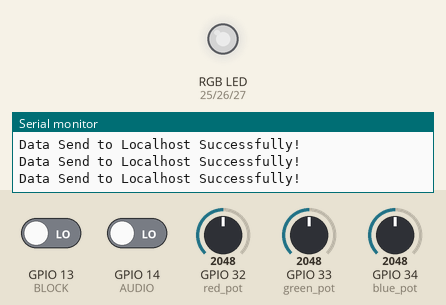
Recording of a sketch running on a simulated ESP32. Shown: an RGB LED mixed from three pins (HIGH = lit), the last lines printed to the serial monitor. The test bench sets the inputs (shaded band); at power-on: GPIO 32 (red_pot) = 2048, GPIO 33 (green_pot) = 2048, GPIO 34 (blue_pot) = 2048, GPIO 13 (BLOCK) LOW, GPIO 14 (AUDIO) LOW. Dim RGB values are drawn brighter than linear; WiFi joins after 1.5 s; servers stay silent unless stated; uploads are accepted with an empty reply.

Above: at 2.7 s.
2.8 s: GPIO 32 (red_pot) set to 1228
At 3.9 s:
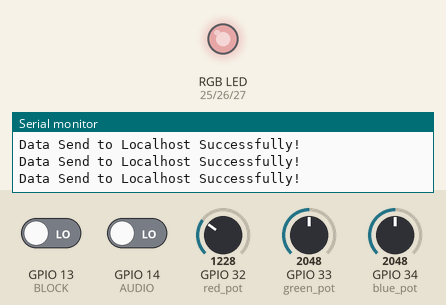
4.4 s: GPIO 33 (green_pot) set to 1228
At 5.3 s:
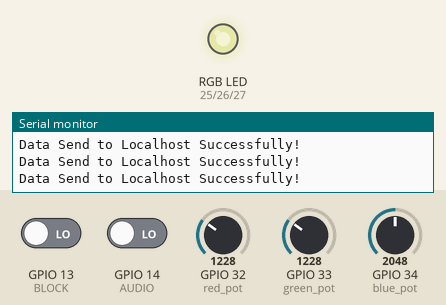
6.0 s: GPIO 34 (blue_pot) set to 1228
At 6.7 s:
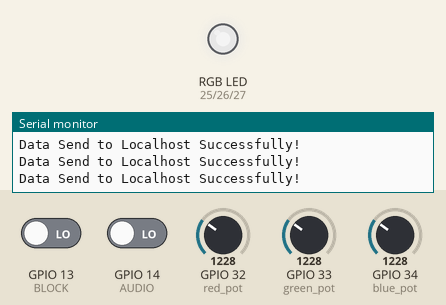
7.6 s: GPIO 32 (red_pot) set to 491
At 8.1 s:
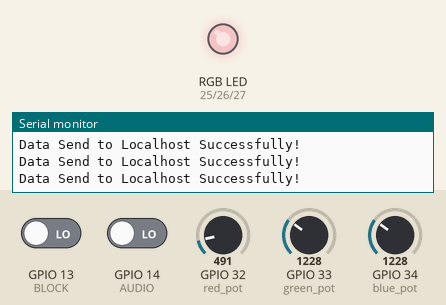
9.2 s: GPIO 33 (green_pot) set to 491
At 10.5 s:
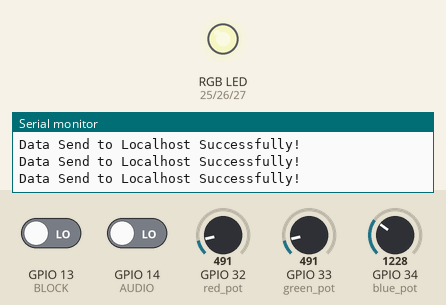
10.8 s: GPIO 34 (blue_pot) set to 491
At 12.1 s:
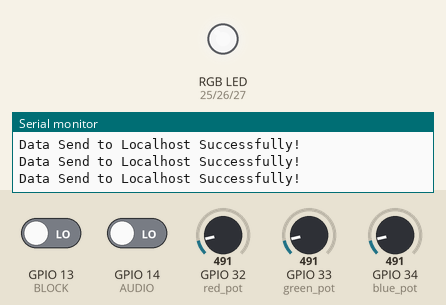
Timing chart, 0 to 13.4 s (numbered marks = the images above; inputs shaded):
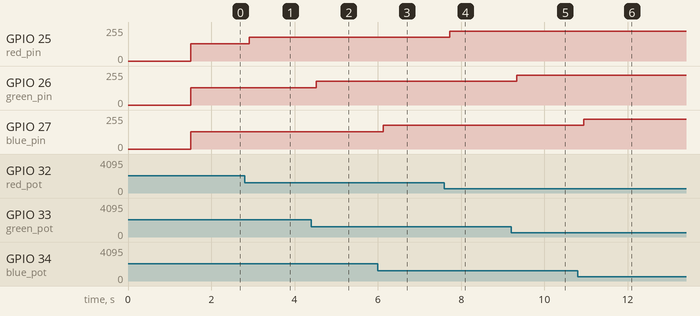

Measured:
- after the input at 2.8 s, GPIO 25 (red_pin): 128/255 → 178/255 after 0.11 s
- after the input at 4.4 s, GPIO 26 (green_pin): 128/255 → 178/255 after 0.12 s
- after the input at 6.0 s, GPIO 27 (blue_pin): 128/255 → 178/255 after 0.12 s
- after the input at 7.6 s, GPIO 25 (red_pin): 178/255 → 224/255 after 0.13 s
- after the input at 9.2 s, GPIO 26 (green_pin): 178/255 → 224/255 after 0.13 s
- after the input at 10.8 s, GPIO 27 (blue_pin): 178/255 → 224/255 after 0.14 s

The sketch:

IoT-Interactive-New-Year-Gift-Card.ino
```cpp
         ////////////////////////////////////////////////////
        //     IoT Interactive Gift Card on Localhost     //
       //                                                //
      //          -------------------------             //
     //                ESP-WROOM-32                    //
    //               by Kutluhan Aktar                //
   //                                                //
  ////////////////////////////////////////////////////

// In this project, I wanted to create a gift card for new year to share with my friends in code working on their localhost, including three features.
// I used an ESP32 Development Board to create a module updating the gift card's database table because I had it available at the time.
// Of course, you can use any other microcontroller that can make an HTTP GET Request instead of ESP32 Development Board to create the module for this project.
//
// Features:
// Block the gift card using the module.
// Change the color of the christmas tree embroidery by choosing an RGB color pattern on the module.
// Play or pause Jingle Bells song integrated into the gift card via the module.
//
// Inspect and Download Interactive Gift Card:
// https://www.theamplituhedron.com/dashboard/Interactive-Gift-Card/
//
// As localhost, I used XAMPP but you can use any other localhost application with this code.
// Note: Do not forget to create a table on the database before uploading this code to your microcontroller.
//
// You can learn about it more from the link below.
// https://www.theamplituhedron.com/projects/IoT-Interactive-New-Year-Gift-Card-on-Localhost/
//
// Connections
// ESP-WROOM-32 :
//                                RGB
// 25 ---------------------------
// 26 ---------------------------
// 27 ---------------------------
//
//                                Red_Potentiometer
// 32 ---------------------------
//                                Green_Potentiometer
// 33 ---------------------------
//                                Blue_Potentiometer
// 34 ---------------------------
//                                BLOCK_BUTTON
// 13 ---------------------------
//                                AUDIO_BUTTON
// 14 ---------------------------

// include WiFi.h and HTTPClient.h libraries to make an HTTP Get Request to the localhost using ESP32.
#include <WiFi.h>
#include <HTTPClient.h>

// Define your WiFi settings.
const char *ssid = "[WiFi_SSID]";
const char *password = "[WiFi_PASSWORD]";

const char *host = "[Local IpV4 IPAdress]"; // e.g., 192.168.1.22, 198.168.1.30 ...

// Define the gift card connection path.
String GIFT_PATH = "http://[Local IpV4 Address]/GiftCard/convey.php";

// Define data holders.
String block = "false";
String audio = "false";
String color;
int R, G, B;

// Define BLOCK, AUDIO, red_pin, green_pin, blue_pin, red_pot, green_pot, and blue_pot pins.
#define red_pin 25
#define green_pin 26
#define blue_pin 27

int red_pot =  32;
int green_pot =  33;
int  blue_pot =  34;

int BLOCK = 13;
int AUDIO = 14;


void setup(){
  pinMode(BLOCK, INPUT);
  pinMode(AUDIO, INPUT);

  // Configure LED PWM functionalitites
  ledcSetup(0, 5000, 8);
  ledcSetup(1, 5000, 8);
  ledcSetup(2, 5000, 8);
  // Attach pins.
  ledcAttachPin(red_pin, 0);
  ledcAttachPin(green_pin, 1);
  ledcAttachPin(blue_pin, 2);

  Serial.begin(115200);

  // Connect ESP32 to your WiFi.
  WiFi.begin(ssid, password);

  Serial.print("Try to connect to WiFi. Please wait! ");
  // Wait until successful connection established.
  while (WiFi.status() != WL_CONNECTED) {
    delay(500);
    Serial.print("*");
  }

  // If connection is successful, write WiFi SSID to serial monitor along with assigned IPAddress.
  Serial.print("\n\n-------------------------------------\n\nConnection is successful!\n\nConnected WiFi SSID :");
  Serial.print(ssid);
  Serial.print("\n\nConnected IP_Adress: \n\n");
  Serial.println(WiFi.localIP());

}

void loop(){
  // Get variables.
  readButtons();

  changeColor();

  // Define connection path to transfer data to the database.
  String send_data = GIFT_PATH + "?block=" + block + "&color=" + color + "&audio=" + audio;

  // Define the client and make an HTTP request.
  HTTPClient http;
  http.begin(send_data);
  int httpCode = http.GET();
  if(httpCode == 200){ Serial.println("\nData Send to Localhost Successfully!"); }else{ Serial.print("ERROR: " + String(httpCode)); }
  http.end();
}

void readButtons(){
  // Use the ternary operator to change values easily.
  if(digitalRead(BLOCK) == HIGH){ block = (block == "true") ? "false" : "true"; }
  if(digitalRead(AUDIO) == HIGH){ audio = (audio == "true") ? "false" : "true"; }
}

void changeColor(){
  R = map(analogRead(red_pot), 0, 4096, 0, 255);
  G = map(analogRead(green_pot), 0, 4096, 0, 255);
  B = map(analogRead(blue_pot), 0, 4096, 0, 255);

  // Display color pattern on the module.
  ledcWrite(0, 255 - R);
  ledcWrite(1, 255 - G);
  ledcWrite(2, 255 - B);

  // Define the rgb color variable.
  color = "rgb(" + String(R) + "," + String(G) + "," + String(B) + ")";

}
```
